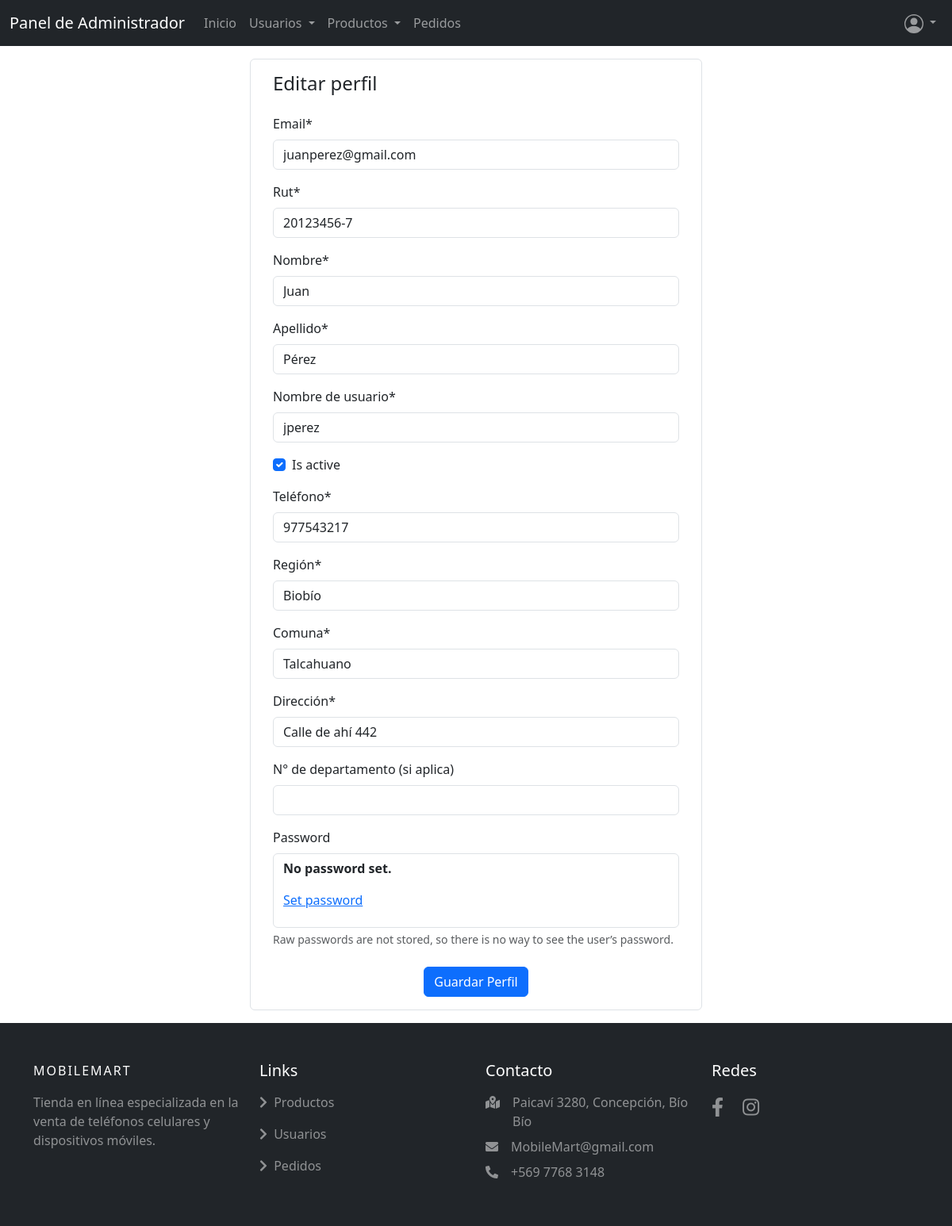
The page /perfilusuarioadmin/ (signed in) on the database its author committed.
### mobilemart/models.py (models this page shows, shortened)
class CustomUser(AbstractBaseUser, PermissionsMixin):
    rut=models.CharField(max_length=12, validators=[validar_rut])
    nombre = models.CharField(max_length=50, validators=[MinLengthValidator(3, message=("El nombre debe tener al menos 3 caracteres"))])
    apellido = models.CharField(max_length=50,  validators=[MinLengthValidator(3, message=("El apellido debe tener al menos 3 caracteres"))])
    email = models.EmailField(unique=True)
    username=models.CharField("Nombre de usuario", max_length=50, validators=[MinLengthValidator(3, message=("El nombre de usuario debe tener al menos 3 caracteres"))])
    is_active = models.BooleanField(default=True)
    is_staff = models.BooleanField(default=False)
    telefono = models.CharField(verbose_name="Teléfono", max_length=10, validators=[RegexValidator(r'^\d{9}$', 'El teléfono debe contener exactamente 9 números.')])
    region = models.CharField(verbose_name="Región", max_length=100)  # Nuevo campo
    comuna = models.CharField(max_length=100)  # Nuevo campo
    direccion = models.CharField(verbose_name="Dirección",max_length=255)  # Nuevo campo
    num_departamento = models.CharField(verbose_name="N° de departamento (si aplica)", max_length=10, blank=True)  # Nuevo campo
    objects = CustomUserManager()
    USERNAME_FIELD = 'email'
    REQUIRED_FIELDS = ['nombre', 'apellido']

### mobilemart/views.py (the view)
# urls.py: path('perfilusuarioadmin/', perfilusuarioadmin, name='perfilusuarioadmin'),
def perfilusuarioadmin(request):
    if request.method == "POST":
        form = CustomUserUpdateForm(data=request.POST, instance=request.user)
        if form.is_valid():
            form.save()
            messages.success(request, 'Perfil actualizado correctamente.')
            return redirect('perfilusuarioadmin')
    else:
        form = CustomUserUpdateForm(instance=request.user)
    return render(request, 'mobilemart/perfilusuarioadmin.html', {'form': form})

### mobilemart/forms.py
class CustomUserUpdateForm(UserChangeForm):
    class Meta(UserChangeForm.Meta):
        model = CustomUser
        fields = ('email', 'rut', 'nombre', 'apellido', 'username', 'is_active', 'telefono', 'region', 'comuna', 'direccion', 'num_departamento',)
        widgets = {
            'rut': forms.TextInput(attrs={'readonly': True}),
        }

### mobilemart/templates/mobilemart/perfilusuarioadmin.html (shortened to what this page needs)
{% extends 'mobilemart/baseadmin.html' %}
{% load static %}
{% load crispy_forms_tags %}
    {% block contenido %}
    <div class="container rounded bg-white mt-3 mb-3">
        <div class="row justify-content-center">
            <div class="col-md-6 border-right border rounded">
                <div class="p-3 py-3">
                    <div class="d-flex justify-content-between align-items-center mb-3">
                        <h4 class="text-right">Editar perfil</h4>
                    </div>
                    <form id="editarperfil-form" action="" method="post" enctype="multipart/form-data">
                        {{form | crispy}}
                        <div class="mt-4 text-center"><button class="btn btn-primary profile-button"
                                type="submit">Guardar
                                Perfil</button></div>
                    </form>
                    </div>
                </div>
            </div>
        </div>
    {% endblock contenido %}

### mobilemart/static/mobilemart/css/Main.css (style rules this page uses)
html { height: 100%; }
body { min-height: 100%; display:flex; flex-direction: column; }
@media (min-width: 768px) and (max-width: 1200px) { .row { display: flex; flex-wrap: wrap; } }
@media (min-width: 1200px) { .row { display: flex; flex-wrap: wrap; } }

### rows shown on the page
CustomUser: email "juanperez@gmail.com", rut "20123456-7", nombre "Juan", apellido "Pérez", username "jperez", is_active "☑", telefono "977543217", region "Biobío", comuna "Talcahuano", direccion "Calle de ahí 442"
